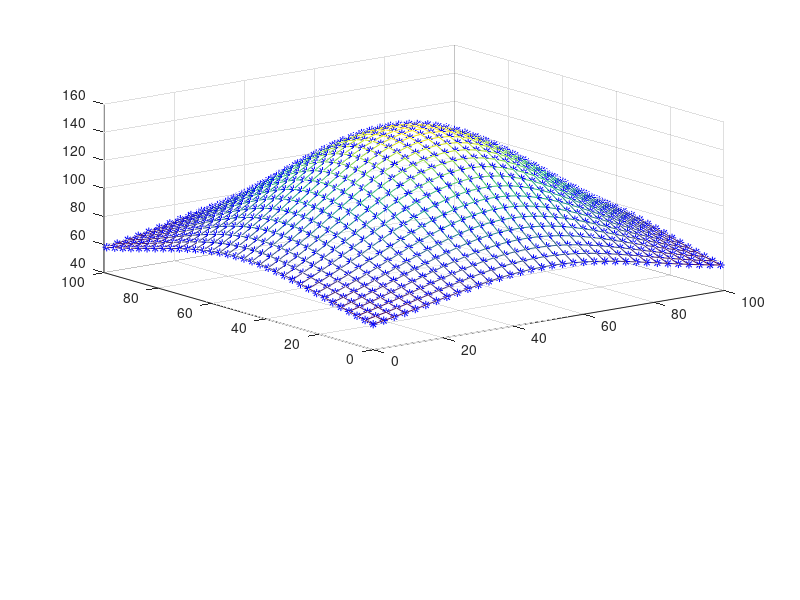

This figure's MATLAB source: (Note: this script raises an error after producing the figure.)
clear
close all
%% generate the data
x = 0:3:100;
y = 0:3:100;
X = x .* ones(length(x), length(x));
Y = y' .* ones(length(y), length(y));
% init Z
Z = zeros(26, 26);
% init the parameters
sigma = 1000;
Ex = 50;
Ey = 50;
% calculate Z
for row = 1:1:length(X)
    for col = 1:1:length(Y)
        Z(row, col) = (x(row) - Ex).*(x(row) - Ex) + (y(col) - Ey).*(y(col) - Ey);
    end
end
Z = -Z/(2 * sigma);
Z = 100 * exp(Z) + 50 * ones(length(X), length(Y));
x0 = 10:4:90;
y0 = 10:4:90;
X0 = x0 .* ones(length(x0), length(x0));
Y0 = y0' .* ones(length(y0), length(y0));
Z0 = zeros(length(x0), length(y0));
[row, col] = size(Z);
% generate all the data pionts
data = zeros(row*col, 3);
k = 1;
for i = 1:row
    for j = 1:col
        data(k, :) = [x(i) y(j) Z(i, j)];
        k = k +1;
    end
end
%% init the nodes
[row1,col1] = size(X0);
Nd = zeros(row1*col1, 3);
k = 1;
for i = 1:row1
    for j = 1:col1
        Nd(k, :) = [x0(i) y0(j) Z0(i, j)];
        k = k +1;
    end
end
%% Randomise data order
msize = length(data);
xpermidx = randperm(msize);
data = data(xpermidx,:);
%% First plot
% Plot the data
figure;
dp = subplot(3,2,1:4);
h1 = mesh(X,Y,Z);
hold on;
set(h1,'facealpha',0.5)
plot3(X, Y, Z,'*b')
ax = gca;
ax.XAxisLocation = 'origin';
ax.YAxisLocation = 'origin';
axis equal;
% Plot nodes
mesh(X0, Y0, Z0);
plot3(X0, Y0, Z0, 'or');
title('Data Space')
xp = subplot(3,2,5);
title('Learning Parameter')
xlabel ('Iteration Number')

qp = subplot(3,2,6);
title('the value of sigma')
xlabel ('Iteration Number')
%% Start iterations
it = 1;
pt = 0.1; % pause time
%% Initialise learning parameter
tau = 1;
v = 2;
ksi=ones(6,1)*0;
sig = ones(6,1)*0;
ksi(1) = exp(-(it/tau));
sig(1) = 100*exp(-(it/v));
cla(xp)
subplot(3,2,5);
bar(ksi,'r');
hold on
plot([0 7.5],[0.001 0.001],'k--');
title('Learning Parameter')
xlabel ('Iteration Number')
set(gca,'YScale','log');
set(gca,'YLim',[0.0001 1]); hold off
cla(qp)
subplot(3,2,6);
bar(sig,'g');
hold on
title('value of sigma')
xlabel ('Iteration Number')
hold off
while ksi(it) > 0.001 % iterations loop
    %% Find distance of all data points to the nodes
    dists = pdist2(data,Nd);
    %% loop through data points
    for ii = 1:msize
        dp = subplot(3,2,1:4);
        plot3(data(ii,1),data(ii,2),data(ii,3),'dr','markersize',6);
        % Find nearest Node in this point
        [~,p] = min(dists(ii,:));
        plot3(Nd(p,1),Nd(p,2),Nd(p,3),'or','markersize',9);
        %% Move nodes towards this data point
        ve =  data(ii,:)-Nd(p,:);%vector between them
        plot3 ([Nd(p,1),data(ii,1)],[Nd(p,2),data(ii,2)],[Nd(p,3),data(ii,3)],'-g','linewidth',2)% plot vector between them
        % Move the nodes
        vect = zeros(length(Nd), 3);
        for jj = 1:length(Nd)
            vect(jj,:) = ve*ksi(it)*exp(-((Nd(p,1)-Nd(jj,1))^2 + (Nd(p,2)-Nd(jj,2))^2)/sig(it)^2); %vector after ksi and hfunct aplied
        end 
        quiver3(Nd(p,1),Nd(p,2),Nd(p,3),vect(p,1),vect(p,2),vect(p,3),0,'-r','MaxHeadSize',9,'linewidth',2) ;hold off;
        Nd = Nd + vect; %new nodes position
        % update distances for all nodes
        cd = pdist2(data,Nd);
        dists = cd;
        %% Data Iteration Plot update
        % Plot Data
        pause(pt)
        cla(dp)
        dp = subplot(3,2,1:4);
        h2 = mesh(X, Y, Z);
        hold on;
        set(h2,'facealpha',0.5)
        plot3(data(:,1),data(:,2),data(:,3),'b.','markersize',4); hold on;
        ax = gca;
        ax.XAxisLocation = 'origin';
        ax.YAxisLocation = 'origin';
        axis equal;
        % Plot the nodes
        kk = 1;
        X00 = zeros(row1, col1);
        Y00 = zeros(row1, col1);
        Z00 = zeros(row1, col1);
        for i = 1:row1
            for j = 1:col1
                X00(i,j) = Nd(kk,1);
                Y00(i,j) = Nd(kk,2);
                Z00(i,j) = Nd(kk,3);
                kk = kk +1;
            end
        end
        mesh(X00,Y00,Z00);
        plot3(X00,Y00,Z00,'.r','markersize',9);
        axis([-20 130 -20 130 -20 150]);
        title('Data Space')
    end
    %% Plot ksi and quantasation error
    % Permutate data
    permidx = randperm(msize);
    data = data(permidx,:);
    pt = pt*0.1; % increase plot speed for each iteration
    it = it + 1; % increase iteration
     %% Update Learning parameter
    ksi(it) = exp(-(it/tau));
    sig(it) = 100*exp(-it/v);
    cla(qp)
    qp = subplot(3,2,6);
    bar(sig, 'g');
    title(['value of sigma'])
    xlabel ('Iteration Number')
     pause(pt*20)
    cla(xp)
    subplot(3,2,5);
    bar(ksi,'r');hold on
    plot([0 7.5],[0.001 0.001],'k--');
    title('Learning Parameter')
    set(gca,'YScale','log');
    xlabel ('Iteration Number')
    set(gca,'YLim',[0.0001 1]); hold off
end
%% plot the final result
% plot the original data points
figure(2)
h3 = mesh(X, Y, Z);
hold on;
set(h3,'facealpha',0.5)
plot3(data(:,1),data(:,2),data(:,3),'b.','markersize',4); hold on;
axis([-20 130 -20 130 -20 150]);
% plot the final SOM result
figure(3)
h4 = mesh(X00,Y00,Z00);
hold on;
set(h4,'facealpha',0.5);
plot3(X00,Y00,Z00,'.r','markersize',9);
axis([-20 130 -20 130 -20 150]);